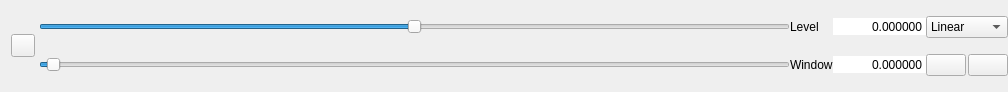
<?xml version="1.0" encoding="UTF-8"?>
<ui version="4.0">
 <class>ToolBox2D</class>
 <widget class="QWidget" name="ToolBox2D">
  <property name="geometry">
   <rect>
    <x>0</x>
    <y>0</y>
    <width>1008</width>
    <height>92</height>
   </rect>
  </property>
  <property name="sizePolicy">
   <sizepolicy hsizetype="Preferred" vsizetype="Fixed">
    <horstretch>0</horstretch>
    <verstretch>0</verstretch>
   </sizepolicy>
  </property>
  <property name="windowTitle">
   <string>ToolBox 2D</string>
  </property>
  <layout class="QHBoxLayout" name="horizontalLayout">
   <property name="spacing">
    <number>4</number>
   </property>
   <property name="margin">
    <number>0</number>
   </property>
   <item>
    <widget class="QLabel" name="anim_label">
     <property name="maximumSize">
      <size>
       <width>32</width>
       <height>32</height>
      </size>
     </property>
     <property name="text">
      <string/>
     </property>
     <property name="scaledContents">
      <bool>true</bool>
     </property>
    </widget>
   </item>
   <item>
    <widget class="QToolButton" name="locklevel_toolButton">
     <property name="text">
      <string/>
     </property>
     <property name="icon">
      <iconset resource="../alizams.qrc">
       <normaloff>:/bitmaps/anchor2.svg</normaloff>
       <normalon>:/bitmaps/anchor.svg</normalon>:/bitmaps/anchor2.svg</iconset>
     </property>
     <property name="checkable">
      <bool>true</bool>
     </property>
    </widget>
   </item>
   <item>
    <layout class="QGridLayout" name="gridLayout_2">
     <property name="spacing">
      <number>0</number>
     </property>
     <item row="1" column="1">
      <widget class="QLabel" name="width_label">
       <property name="sizePolicy">
        <sizepolicy hsizetype="Preferred" vsizetype="Fixed">
         <horstretch>0</horstretch>
         <verstretch>0</verstretch>
        </sizepolicy>
       </property>
       <property name="text">
        <string>Window</string>
       </property>
       <property name="textFormat">
        <enum>Qt::PlainText</enum>
       </property>
       <property name="textInteractionFlags">
        <set>Qt::NoTextInteraction</set>
       </property>
      </widget>
     </item>
     <item row="0" column="0">
      <widget class="QSlider" name="center_horizontalSlider">
       <property name="minimum">
        <number>-99</number>
       </property>
       <property name="maximum">
        <number>99</number>
       </property>
       <property name="pageStep">
        <number>10</number>
       </property>
       <property name="value">
        <number>0</number>
       </property>
       <property name="orientation">
        <enum>Qt::Horizontal</enum>
       </property>
      </widget>
     </item>
     <item row="0" column="2">
      <widget class="QDoubleSpinBox" name="center_doubleSpinBox">
       <property name="sizePolicy">
        <sizepolicy hsizetype="Preferred" vsizetype="Fixed">
         <horstretch>0</horstretch>
         <verstretch>0</verstretch>
        </sizepolicy>
       </property>
       <property name="frame">
        <bool>false</bool>
       </property>
       <property name="alignment">
        <set>Qt::AlignRight|Qt::AlignTrailing|Qt::AlignVCenter</set>
       </property>
       <property name="buttonSymbols">
        <enum>QAbstractSpinBox::NoButtons</enum>
       </property>
       <property name="decimals">
        <number>6</number>
       </property>
       <property name="minimum">
        <double>-999999999.000000000000000</double>
       </property>
       <property name="maximum">
        <double>999999999.000000000000000</double>
       </property>
      </widget>
     </item>
     <item row="1" column="0">
      <widget class="QSlider" name="width_horizontalSlider">
       <property name="minimum">
        <number>0</number>
       </property>
       <property name="maximum">
        <number>99</number>
       </property>
       <property name="pageStep">
        <number>10</number>
       </property>
       <property name="value">
        <number>1</number>
       </property>
       <property name="orientation">
        <enum>Qt::Horizontal</enum>
       </property>
      </widget>
     </item>
     <item row="1" column="2">
      <widget class="QDoubleSpinBox" name="width_doubleSpinBox">
       <property name="sizePolicy">
        <sizepolicy hsizetype="Preferred" vsizetype="Fixed">
         <horstretch>0</horstretch>
         <verstretch>0</verstretch>
        </sizepolicy>
       </property>
       <property name="frame">
        <bool>false</bool>
       </property>
       <property name="alignment">
        <set>Qt::AlignRight|Qt::AlignTrailing|Qt::AlignVCenter</set>
       </property>
       <property name="buttonSymbols">
        <enum>QAbstractSpinBox::NoButtons</enum>
       </property>
       <property name="decimals">
        <number>6</number>
       </property>
       <property name="minimum">
        <double>0.000000000000000</double>
       </property>
       <property name="maximum">
        <double>999999999.000000000000000</double>
       </property>
       <property name="value">
        <double>0.000000000000000</double>
       </property>
      </widget>
     </item>
     <item row="0" column="1">
      <widget class="QLabel" name="center_label">
       <property name="sizePolicy">
        <sizepolicy hsizetype="Preferred" vsizetype="Fixed">
         <horstretch>0</horstretch>
         <verstretch>0</verstretch>
        </sizepolicy>
       </property>
       <property name="text">
        <string>Level</string>
       </property>
       <property name="textFormat">
        <enum>Qt::PlainText</enum>
       </property>
       <property name="textInteractionFlags">
        <set>Qt::NoTextInteraction</set>
       </property>
      </widget>
     </item>
     <item row="0" column="3">
      <widget class="QComboBox" name="comboBox">
       <property name="toolTip">
        <string>&lt;html&gt;&lt;head/&gt;&lt;body&gt;&lt;p&gt;LUT function&lt;/p&gt;&lt;/body&gt;&lt;/html&gt;</string>
       </property>
       <item>
        <property name="text">
         <string>Linear</string>
        </property>
       </item>
       <item>
        <property name="text">
         <string>Sigmoid</string>
        </property>
       </item>
      </widget>
     </item>
     <item row="1" column="3">
      <widget class="QFrame" name="frame">
       <property name="frameShape">
        <enum>QFrame::NoFrame</enum>
       </property>
       <property name="frameShadow">
        <enum>QFrame::Plain</enum>
       </property>
       <layout class="QHBoxLayout" name="horizontalLayout_2">
        <property name="spacing">
         <number>2</number>
        </property>
        <property name="margin">
         <number>0</number>
        </property>
        <item>
         <widget class="QPushButton" name="resetlevel_pushButton">
          <property name="sizePolicy">
           <sizepolicy hsizetype="Preferred" vsizetype="Fixed">
            <horstretch>0</horstretch>
            <verstretch>0</verstretch>
           </sizepolicy>
          </property>
          <property name="toolTip">
           <string>Reset window</string>
          </property>
          <property name="text">
           <string/>
          </property>
          <property name="icon">
           <iconset resource="../alizams.qrc">
            <normaloff>:/bitmaps/reload.svg</normaloff>:/bitmaps/reload.svg</iconset>
          </property>
          <property name="iconSize">
           <size>
            <width>18</width>
            <height>18</height>
           </size>
          </property>
         </widget>
        </item>
        <item>
         <widget class="QPushButton" name="maxwin_pushButton">
          <property name="sizePolicy">
           <sizepolicy hsizetype="Preferred" vsizetype="Fixed">
            <horstretch>0</horstretch>
            <verstretch>0</verstretch>
           </sizepolicy>
          </property>
          <property name="toolTip">
           <string>&lt;html&gt;&lt;head/&gt;&lt;body&gt;&lt;p&gt;Enable max possible window for &lt;span style=&quot; font-style:italic;&quot;&gt;short&lt;/span&gt; type images(stored bits)&lt;/p&gt;&lt;/body&gt;&lt;/html&gt;</string>
          </property>
          <property name="text">
           <string/>
          </property>
          <property name="icon">
           <iconset resource="../alizams.qrc">
            <normaloff>:/bitmaps/range.svg</normaloff>:/bitmaps/range.svg</iconset>
          </property>
          <property name="iconSize">
           <size>
            <width>18</width>
            <height>18</height>
           </size>
          </property>
          <property name="checkable">
           <bool>true</bool>
          </property>
         </widget>
        </item>
       </layout>
      </widget>
     </item>
    </layout>
   </item>
  </layout>
 </widget>
 <tabstops>
  <tabstop>center_horizontalSlider</tabstop>
  <tabstop>center_doubleSpinBox</tabstop>
  <tabstop>width_horizontalSlider</tabstop>
  <tabstop>width_doubleSpinBox</tabstop>
 </tabstops>
 <resources>
  <include location="../alizams.qrc"/>
 </resources>
 <connections/>
</ui>
